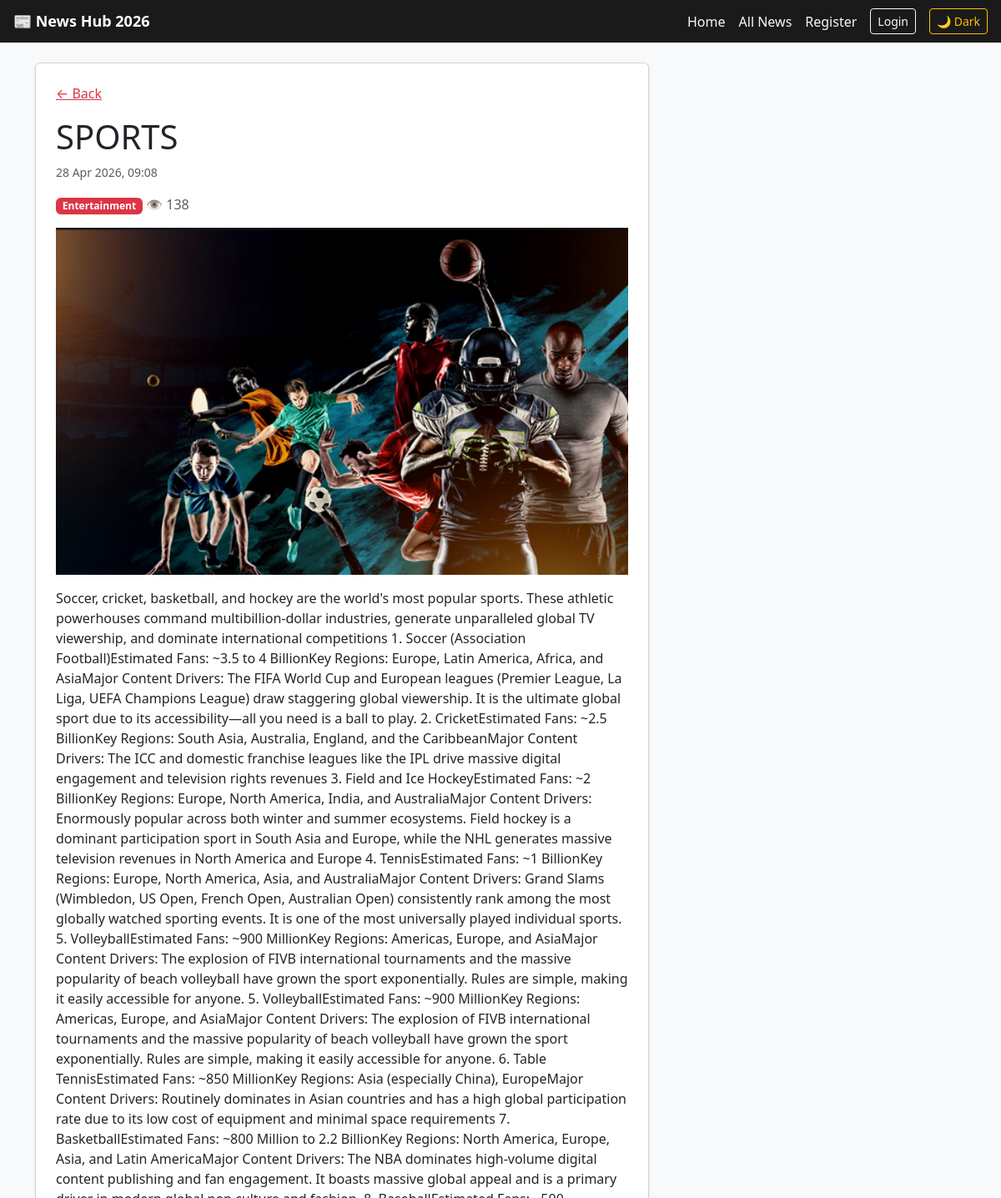
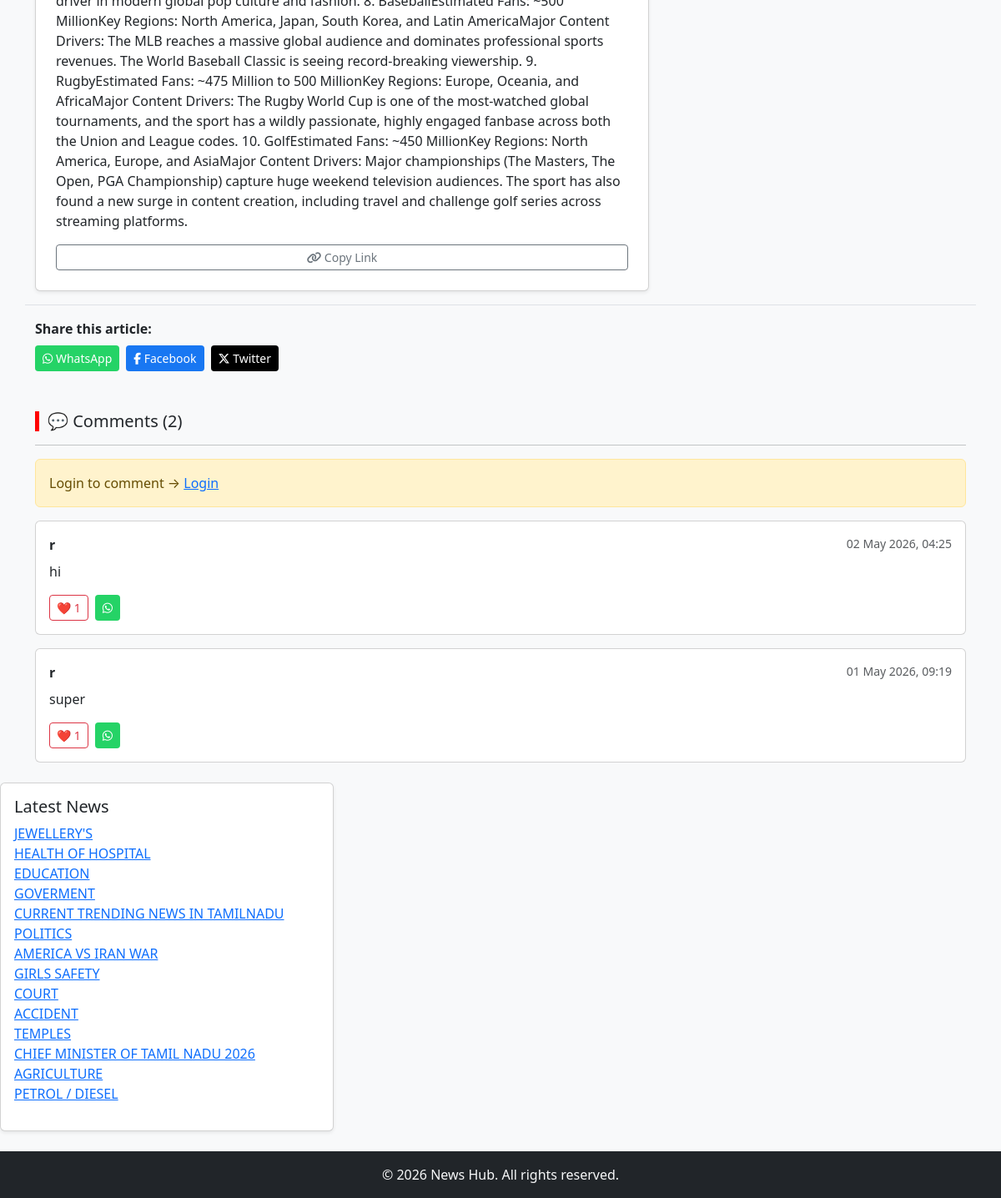
The app's page /post/2/ with its own data (2 pictures, top to bottom).
### blog/models.py (models this page shows, shortened)
class Post(models.Model):
    title = models.CharField(max_length=200)
    content = models.TextField()
    created_at = models.DateTimeField(auto_now_add=True)
    image = models.ImageField(upload_to='news/', blank=True, null=True)
    tag = models.CharField(max_length=200, null=True)
    category = models.ForeignKey(Category, on_delete=models.SET_NULL, null=True, blank=True)
    views = models.PositiveIntegerField(default=0)
    likes = models.ManyToManyField(User, related_name='liked_posts', blank=True)

class Category(models.Model):
    name = models.CharField(max_length=100)

class Comment(models.Model):
    post = models.ForeignKey(Post, on_delete=models.CASCADE, related_name='comments')
    user = models.ForeignKey(User, on_delete=models.CASCADE)
    content = models.TextField()
    created_at = models.DateTimeField(auto_now_add=True)

### blog/views.py (the view, shortened to what this page needs)
# urls.py: path('post/<int:pk>/', views.detail, name='detail'),          # ✅ post_id → pk
def detail(request, pk):
    post = get_object_or_404(Post, pk=pk)
    post.views += 1
    post.save()
    if post.category:
        latest_posts = Post.objects.filter(
            category=post.category
        ).exclude(id=post.id)[:20]
    else:
        latest_posts = Post.objects.exclude(id=post.id)[:5]
    comments = post.comments.all().order_by('-created_at')
    liked_ids = []
    if request.user.is_authenticated:
        liked_ids = list(CommentLike.objects.filter(
            user=request.user,
            comment__post=post
        ).values_list('comment_id', flat=True))
    form = CommentForm()
    post_url = 'https://news-hub-jjaf.onrender.com/' + reverse('blog:detail', kwargs={'pk': pk})
    return render(request, 'blog/detail.html', {
        'post': post,
        'latest_posts': latest_posts,
        'comments': comments,
        'form': form,
        'current_url': post_url,
        'liked_ids': liked_ids,
    })

### templates/blog/detail.html (shortened to what this page needs)
{% extends 'blog/base.html' %}
{% load static %}
{% block content %}
<div class="container my-4">
    <div class="row">
        <div class="col-lg-8">
            <div class="card shadow-sm p-4">
                <a href="{% url 'blog:index' %}" class="text-danger mb-3">← Back</a>
                <h1>{{ post.title }}</h1>
                <p class="text-muted small">
                    {{ post.created_at|date:"d M Y, H:i" }}
                </p>
                <div class="mb-3">
                    {% if post.category %}
                        <span class="badge bg-danger">{{ post.category.name }}</span>
                    {% endif %}
                    <span class="text-muted">👁 {{ post.views }}</span>
                </div>
                {% if post.image %}
                    <img src="{{ post.image.url }}" class="img-fluid mb-3">
                {% endif %}
                <p>{{ post.content }}</p>
                <button onclick="copyLink()" class="btn btn-sm btn-outline-secondary">
                    <i class="fas fa-link"></i> Copy Link
                </button>
            </div>
        </div>
                <div class="mt-3 border-top pt-3">
                    <p class="fw-bold mb-2">Share this article:</p>
                    <div class="d-flex gap-2 flex-wrap">
                        <a href="#" onclick="shareWhatsApp(); return false;"
                           class="btn btn-sm text-white"
                           style="background-color: #25D366;">
                            <i class="fab fa-whatsapp"></i> WhatsApp
                        </a>
                        <a href="https://www.facebook.com/sharer/sharer.php?u={{ current_url|urlencode }}"
                           target="_blank" class="btn btn-sm text-white"
                           style="background-color: #1877F2;">
                            <i class="fab fa-facebook-f"></i> Facebook
                        </a>
                        <a href="https://twitter.com/intent/tweet?text={{ post.title|urlencode }}&url={{ current_url|urlencode }}"
                           target="_blank" class="btn btn-sm text-white"
                           style="background-color: #000000;">
                            <i class="fab fa-x-twitter"></i> Twitter
                        </a>
                    </div>
                </div>
                <div class="mt-5">
                    <h5 style="border-left:5px solid red; padding-left:10px;">
                        💬 Comments ({{ comments|length }})
                    </h5>
                    <hr>
                    {% if user.is_authenticated %}
                    <form method="POST">
                        {% csrf_token %}
                        {{ form.content.errors }}
                        {{ form.content }}
                        <br>
                        <button class="btn btn-danger btn-sm mt-2">Post Comment</button>
                    </form>
                    {% else %}
                    <div class="alert alert-warning">
                        Login to comment →
                        <a href="{% url 'blog:login' %}">Login</a>
                    </div>
                    {% endif %}
                    {% for comment in comments %}
                    <div class="card mt-3">
                        <div class="card-body">
                            <strong>{{ comment.user.username }}</strong>
                            <small class="text-muted float-end">
                                {{ comment.created_at|date:"d M Y, H:i" }}
                            </small>
                            <p class="mt-2">{{ comment.content }}</p>
                            <a href="{% url 'blog:like_comment' comment.id %}"
                               class="btn btn-sm {% if comment.id in liked_ids %}btn-danger{% else %}btn-outline-danger{% endif %}">
                                ❤️ {{ comment.likes.count }}
                            </a>
                            <a href="https://wa.me/?text={{ comment.content }}%0A%0ARead more: {{ current_url }}"
                               target="_blank"
                               class="btn btn-sm text-white ms-1"
                               style="background-color: #25D366;">
                                <i class="fab fa-whatsapp"></i>
                            </a>
                        </div>
                    </div>
                    {% empty %}
                    <p class="text-muted mt-3">No comments yet...</p>
                    {% endfor %}
                </div>
            </div>
        </div>
        <div class="col-lg-4">
            <div class="card shadow-sm mt-3">
                <div class="card-body">
                    <h5>Latest News</h5>
                    <ul class="list-unstyled">
                        {% for p in latest_posts %}
                        <li>
                            <a href="{% url 'blog:detail' p.id %}">{{ p.title }}</a>
                        </li>
                        {% endfor %}
                    </ul>
                </div>
            </div>
        </div>
{% endblock %}

### blog/static/blog/style.css (style rules this page uses)
body { background-color: #cccccc; }

### records on screen
Post: title "SPORTS", created_at "28 Apr 2026, 09:08", category.name "Entertainment", views "138", image (picture), content "Soccer, cricket, basketball, and hockey are the world's most popular sports. These athletic powerhouses command multibillion-dollar industries, generate unparalleled global TV viewership, and dominate international competitions 1. Soccer (Association Football)Estimated Fans: ~3.5 to 4 BillionKey Regions: Europe, Latin America, Africa, and AsiaMajor Content Drivers: The FIFA World Cup and European leagues (Premier League, La Liga, UEFA Champions League) draw staggering global viewership. It is the ultimate global sport due to its accessibility—all you need is a ball to play. 2. CricketEstimated Fans: ~2.5 BillionKey Regions: South Asia, Australia, England, and the CaribbeanMajor Content…"
Comment: user.username "r", created_at "02 May 2026, 04:25", content "hi", likes.count "1"
Comment: user.username "r", created_at "01 May 2026, 09:19", content "super", likes.count "1"
Post: title "JEWELLERY'S"
Post: title "HEALTH OF HOSPITAL"
Post: title "EDUCATION"
Post: title "GOVERMENT"
Post: title "CURRENT TRENDING NEWS IN TAMILNADU"
Post: title "POLITICS"
Post: title "AMERICA VS IRAN WAR"
Post: title "GIRLS SAFETY"
Post: title "COURT"
Post: title "ACCIDENT"
Post: title "TEMPLES"
Post: title "CHIEF MINISTER OF TAMIL NADU 2026"
Post: title "AGRICULTURE"
Post: title "PETROL / DIESEL"

### other values on screen
{{ comments|length }} "2"
